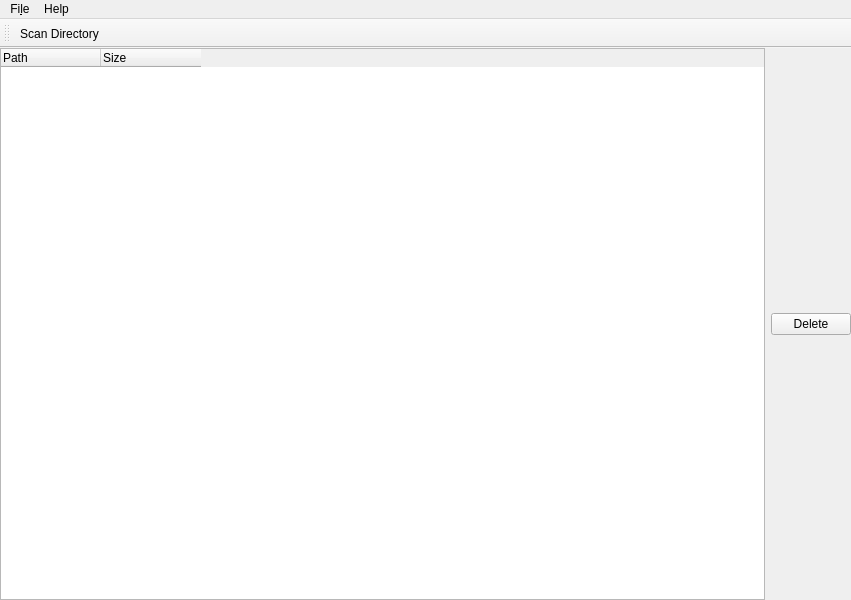
<?xml version="1.0" encoding="UTF-8"?>
<ui version="4.0">
 <class>MainWindow</class>
 <widget class="QMainWindow" name="MainWindow">
  <property name="geometry">
   <rect>
    <x>0</x>
    <y>0</y>
    <width>851</width>
    <height>600</height>
   </rect>
  </property>
  <property name="windowTitle">
   <string>MainWindow</string>
  </property>
  <widget class="QWidget" name="centralWidget">
   <layout class="QHBoxLayout" name="horizontalLayout">
    <property name="leftMargin">
     <number>0</number>
    </property>
    <property name="topMargin">
     <number>0</number>
    </property>
    <property name="rightMargin">
     <number>0</number>
    </property>
    <property name="bottomMargin">
     <number>0</number>
    </property>
    <item>
     <widget class="QTreeWidget" name="treeWidget">
      <property name="columnCount">
          <number>2</number>
      </property>
      <attribute name="headerMinimumSectionSize">
       <number>100</number>
      </attribute>
      <attribute name="headerStretchLastSection">
       <bool>false</bool>
      </attribute>
      <column>
       <property name="text">
        <string>Path</string>
       </property>
      </column>
      <column>
       <property name="text">
        <string>Size</string>
       </property>
      </column>
     </widget>
    </item>
    <item>
     <widget class="QPushButton" name="pushButton">
      <property name="text">
       <string>Delete</string>
      </property>
     </widget>
    </item>
   </layout>
  </widget>
  <widget class="QMenuBar" name="menuBar">
   <property name="geometry">
    <rect>
     <x>0</x>
     <y>0</y>
     <width>851</width>
     <height>22</height>
    </rect>
   </property>
   <widget class="QMenu" name="menuFile">
    <property name="title">
     <string>Fi&amp;le</string>
    </property>
    <addaction name="actionScan_Directory"/>
    <addaction name="separator"/>
    <addaction name="actionExit"/>
   </widget>
   <widget class="QMenu" name="menuHelp">
    <property name="title">
     <string>Help</string>
    </property>
    <addaction name="actionAbout"/>
   </widget>
   <addaction name="menuFile"/>
   <addaction name="menuHelp"/>
  </widget>
  <widget class="QToolBar" name="toolBar">
   <property name="windowTitle">
    <string>toolBar</string>
   </property>
   <attribute name="toolBarArea">
    <enum>TopToolBarArea</enum>
   </attribute>
   <attribute name="toolBarBreak">
    <bool>false</bool>
   </attribute>
   <addaction name="actionScan_Directory"/>
  </widget>
  <action name="actionScan_Directory">
   <property name="text">
    <string>&amp;Scan Directory...</string>
   </property>
  </action>
  <action name="actionExit">
   <property name="text">
    <string>&amp;Exit</string>
   </property>
  </action>
  <action name="actionAbout">
   <property name="text">
    <string>About</string>
   </property>
  </action>
 </widget>
 <layoutdefault spacing="6" margin="11"/>
 <resources/>
 <connections/>
</ui>
